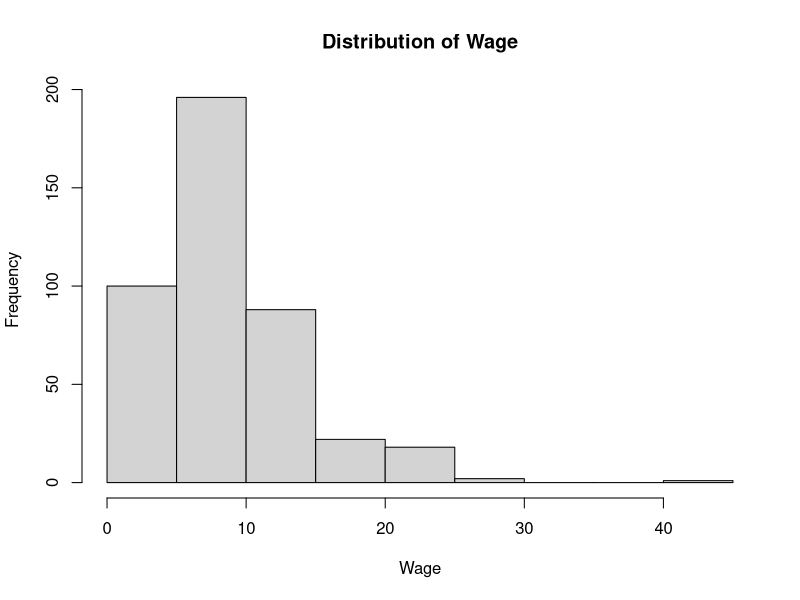
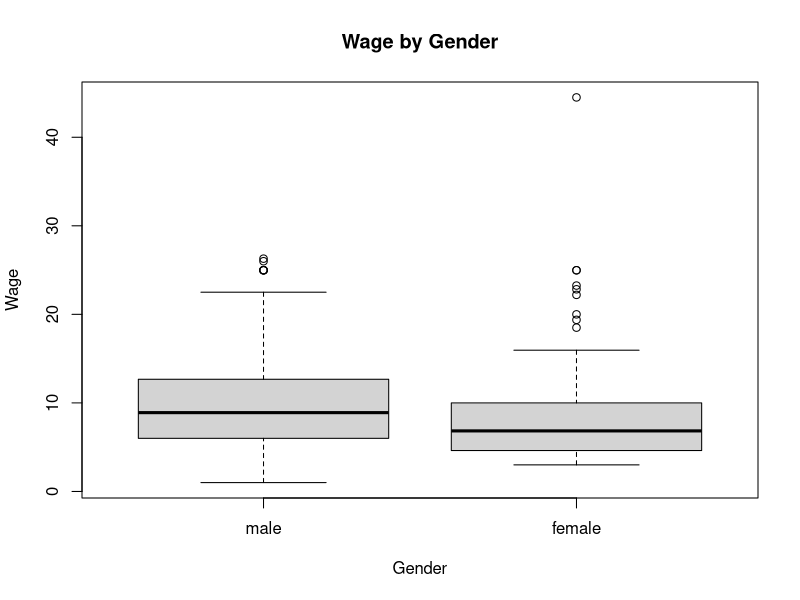
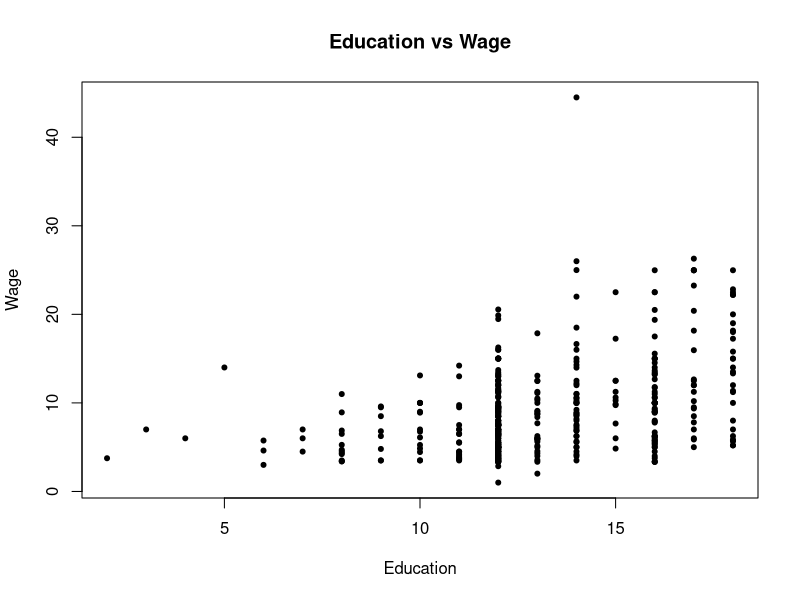
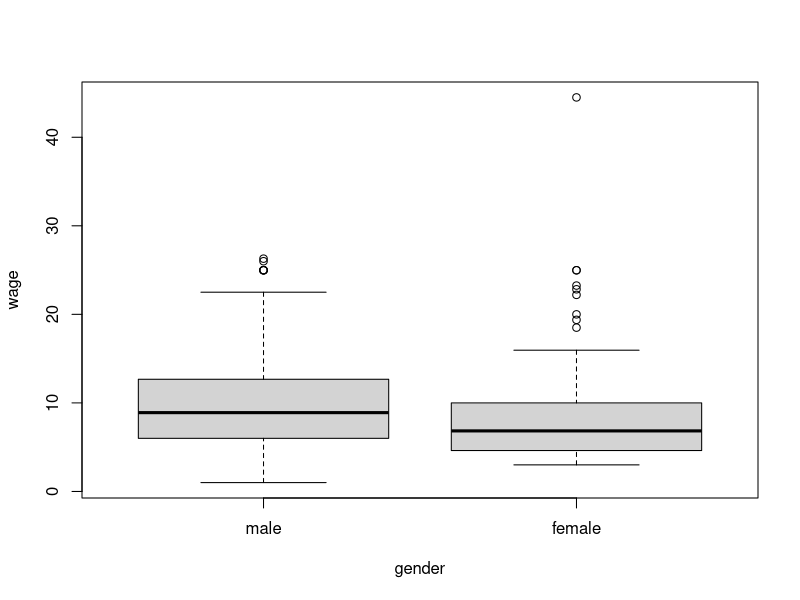
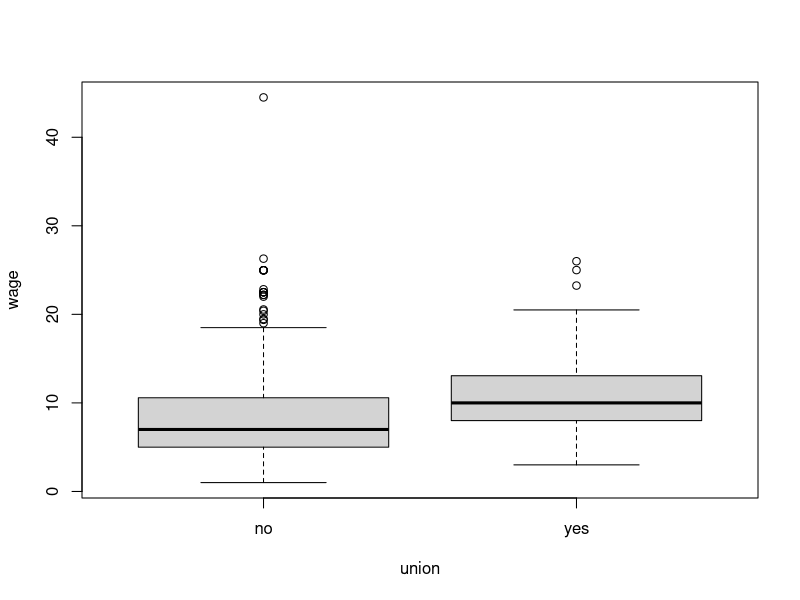
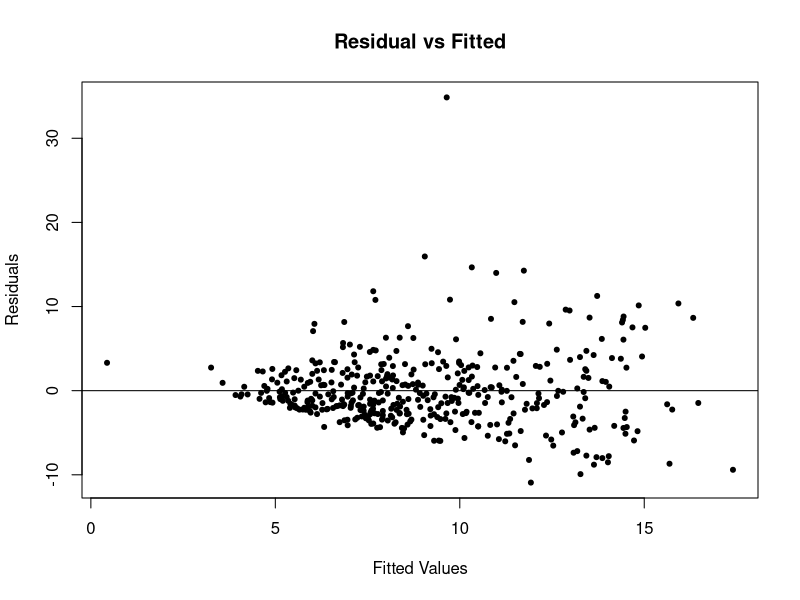

These charts were generated, in order, by the following R code:
## ---- chunk 1
knitr::opts_chunk$set(echo = TRUE)
## ---- chunk 2
library(AER)
library(dplyr)
library(car)
library(MASS)
library(lmtest)
library(sandwich)
data("CPS1985", package = "AER")
data <- CPS1985
str(data)
data <- na.omit(data)
## ---- chunk 3
set.seed(123)

n <- nrow(data)

train_index <- sample(seq_len(n), size = floor(0.8 * n))

train <- data[train_index, ]
test  <- data[-train_index, ]
## ---- chunk 4
train$region     <- as.factor(train$region)
train$gender     <- as.factor(train$gender)
train$union      <- as.factor(train$union)
train$married    <- as.factor(train$married)
train$ethnicity  <- as.factor(train$ethnicity)
train$occupation <- as.factor(train$occupation)
train$sector     <- as.factor(train$sector)

test$region     <- as.factor(test$region)
test$gender     <- as.factor(test$gender)
test$union      <- as.factor(test$union)
test$married    <- as.factor(test$married)
test$ethnicity  <- as.factor(test$ethnicity)
test$occupation <- as.factor(test$occupation)
test$sector     <- as.factor(test$sector)
## ---- chunk 5
summary(train[, c("wage", "education", "experience", "age")])
## ---- chunk 6
hist(train$wage,
     main = "Distribution of Wage",
     xlab = "Wage")
## ---- chunk 7
boxplot(wage ~ gender, data = train,
        main = "Wage by Gender",
        xlab = "Gender",
        ylab = "Wage")
## ---- chunk 8
plot(train$education, train$wage,
     main = "Education vs Wage",
     xlab = "Education",
     ylab = "Wage",
     pch = 20)
## ---- chunk 9
cor(train[, c("education", "experience", "age")])
## ---- chunk 10
table(train$gender)
table(train$union)

boxplot(wage ~ gender, data = train)
boxplot(wage ~ union, data = train)
## ---- chunk 11
model_baseline <- lm(wage ~ education + experience + age + region + gender + union + married + ethnicity + occupation + sector, data = train)
summary(model_baseline)
## ---- chunk 12
vif(model_baseline)
## ---- chunk 13
model_vif <- lm(wage ~ education + experience + region + gender + union + married + ethnicity + occupation + sector,
                data = train)

vif(model_vif)
## ---- chunk 14
stepAIC(model_baseline)
## ---- chunk 15
model_AIC <-lm(wage ~ education + experience + gender + union + occupation , data = train)

summary(model_AIC)
## ---- chunk 16
comparison_table <- data.frame(
  Model = c("Baseline", "VIF_trimmed", "AIC_selected"),
  
  AIC = c(AIC(model_baseline), AIC(model_vif), AIC(model_AIC)),
  
  BIC = c(BIC(model_baseline), BIC(model_vif), BIC(model_AIC)),
  
  Adj_R2 = c(summary(model_baseline)$adj.r.squared,
             summary(model_vif)$adj.r.squared,
             summary(model_AIC)$adj.r.squared)
)

comparison_table
## ---- chunk 17
plot(model_AIC$fitted.values, resid(model_AIC), 
     main = "Residual vs Fitted",
     xlab = "Fitted Values",
     ylab = "Residuals",
     pch = 20)
abline(h=0)
## ---- chunk 18
resettest(model_AIC, power = 2)
## ---- chunk 19
bptest(model_AIC)
## ---- chunk 20
robust_results <-coeftest(model_AIC, vcov = vcovHC(model_AIC, type = "HC1"))
print (robust_results)

summary(model_AIC)
## ---- chunk 21
test_prediction <- predict(model_AIC, newdata = test)

mae <- mean(abs(test$wage - test_prediction))
mae

mse <- mean((test$wage - test_prediction)^2)
mse
#in-sample mse/mae for comparison
train_prediction <- predict(model_AIC, newdata = train)

in_sample_mae <- mean(abs(train$wage - train_prediction))
in_sample_mae

in_sample_mse <- mean((train$wage - train_prediction)^2)
in_sample_mse
